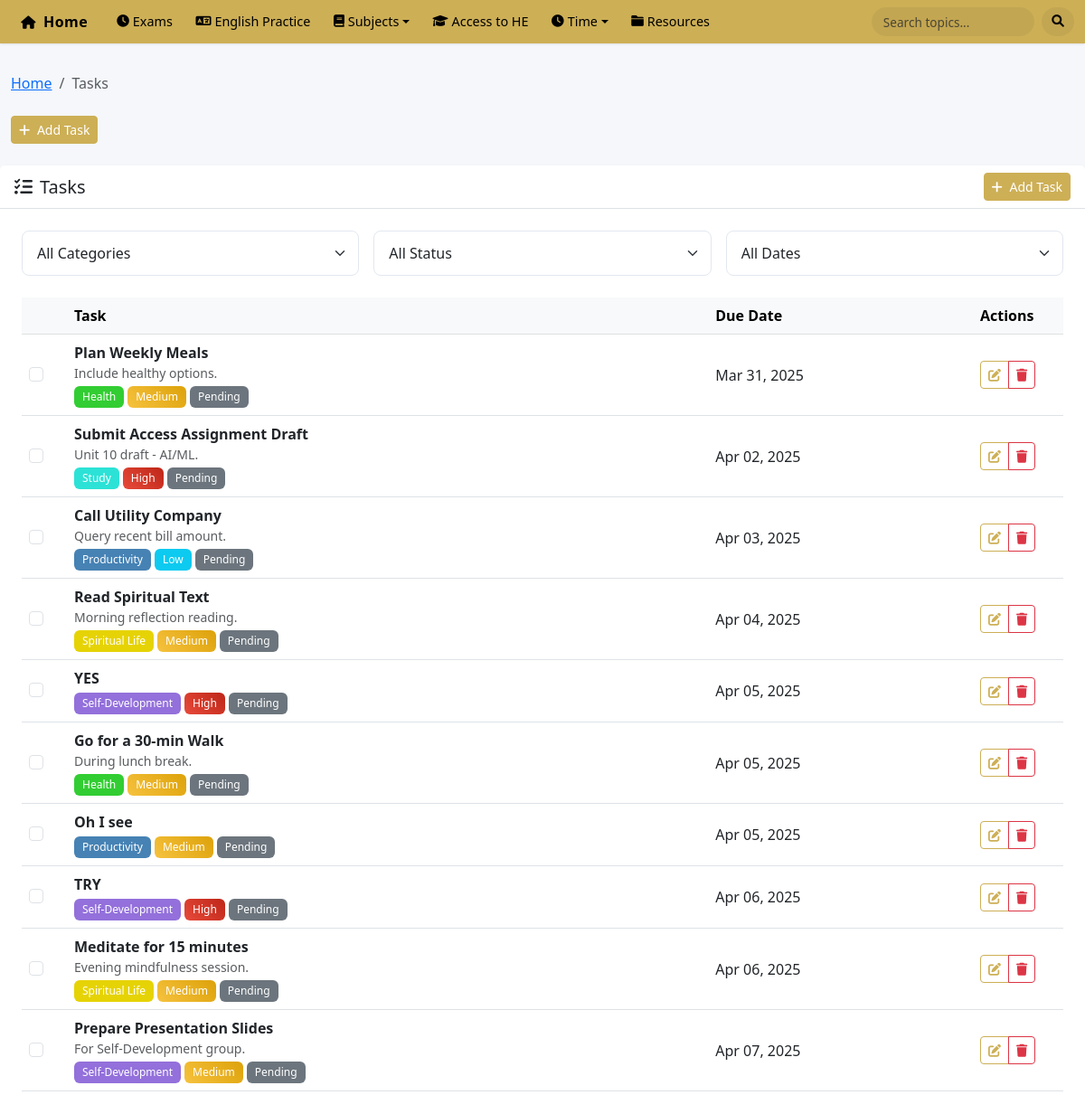
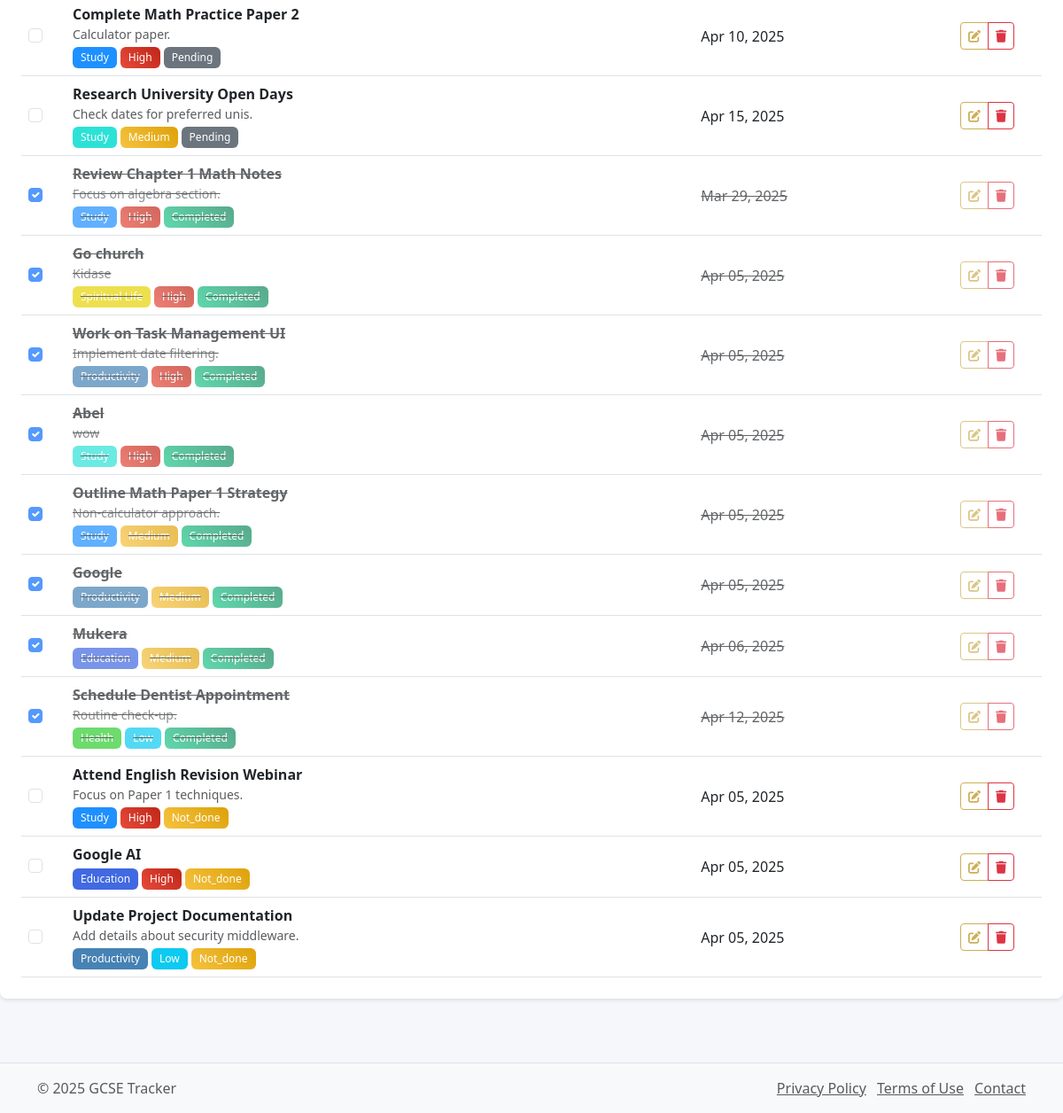
/pages/tasks.php, run on an earlier commit of the app's database (2 pictures, top to bottom).
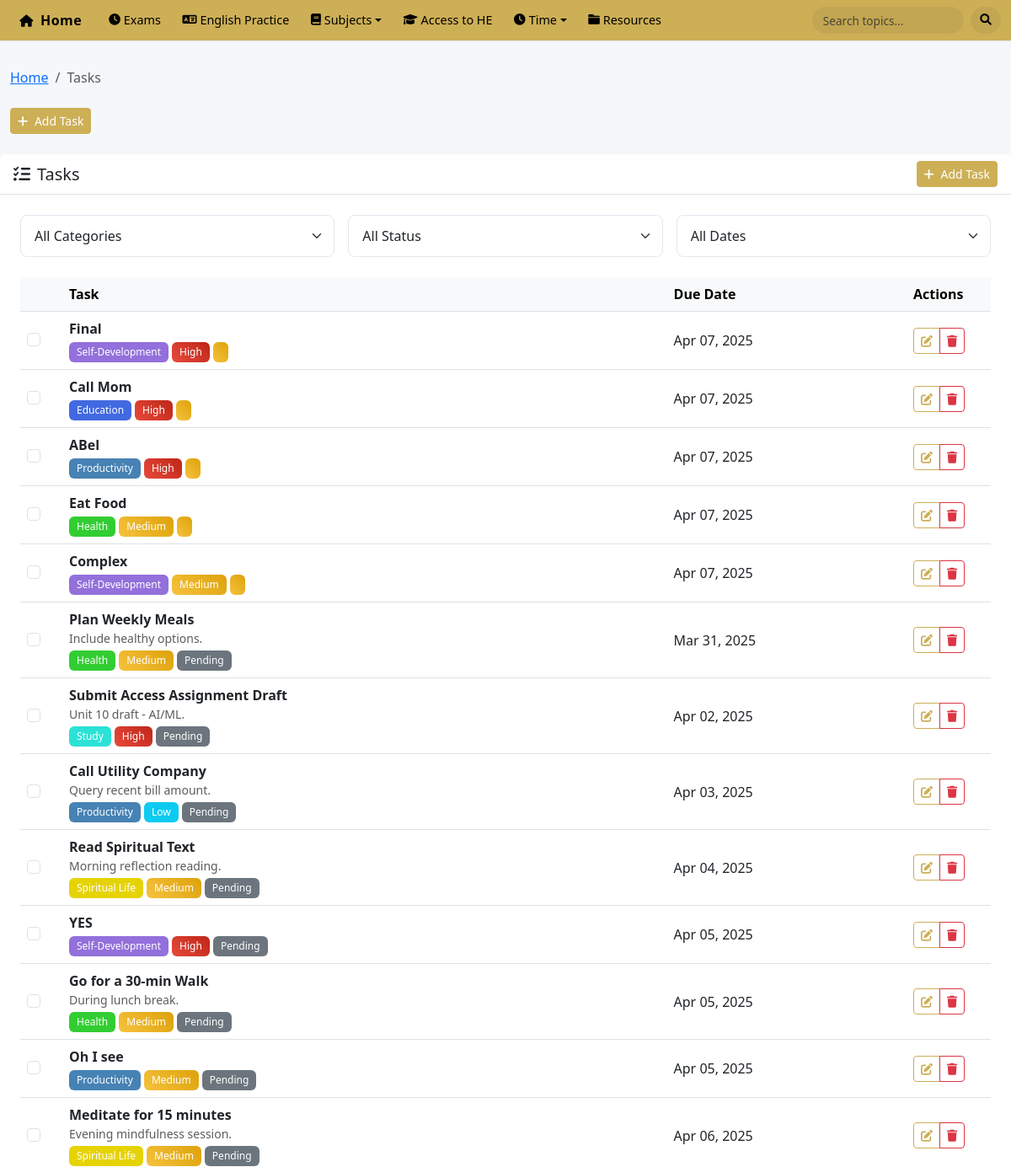
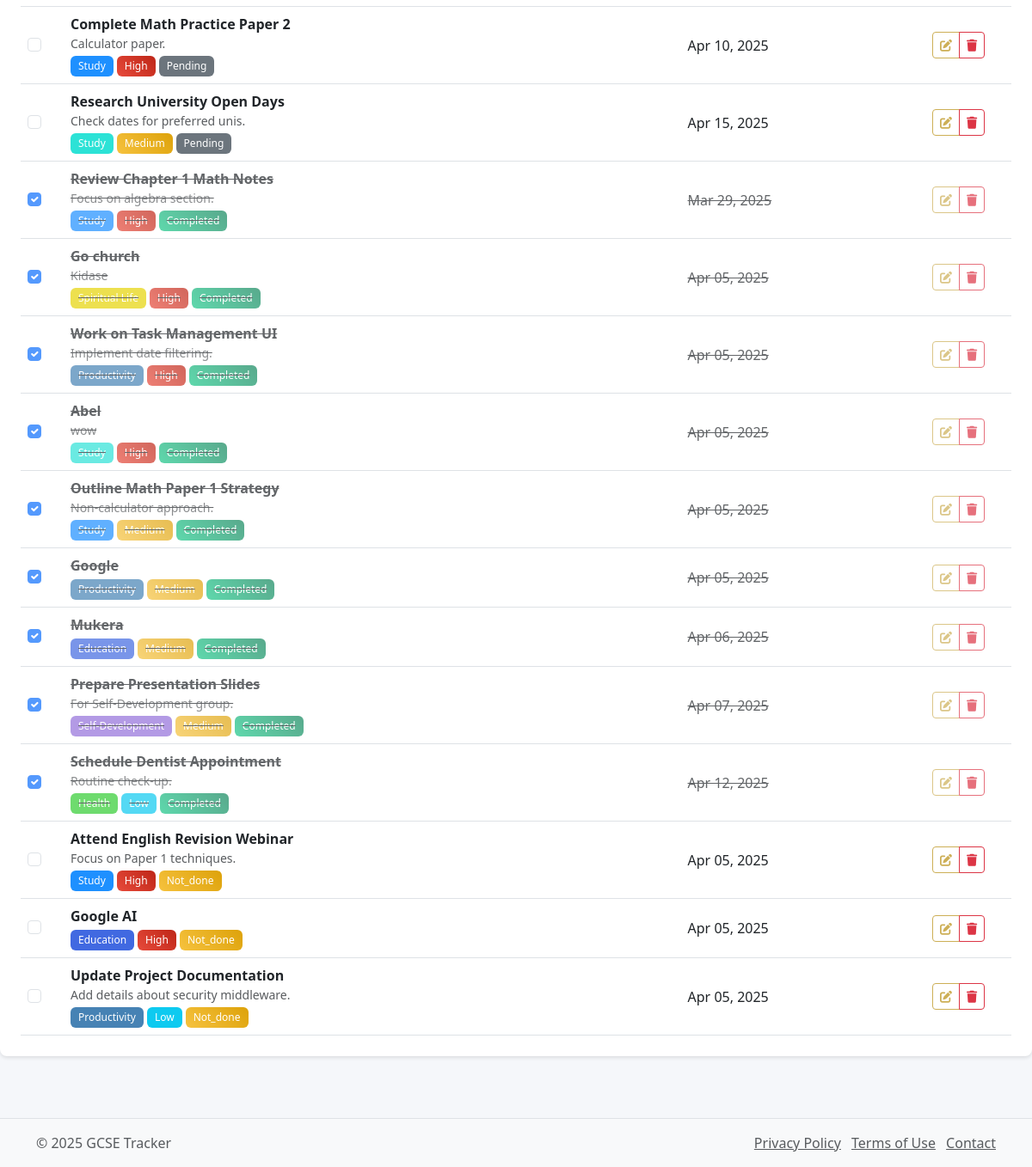
And on a later commit of the database (2 pictures, top to bottom).
### tables this page shows
CREATE TABLE `tasks` (
  `id` int(11) NOT NULL,
  `category_id` int(11) NOT NULL,
  `parent_task_id` int(11) DEFAULT NULL COMMENT 'For subtasks - references parent task',
  `title` varchar(255) NOT NULL,
  `description` text DEFAULT NULL,
  `task_type` enum('one-time','recurring') NOT NULL DEFAULT 'one-time',
  `priority` enum('low','medium','high') NOT NULL DEFAULT 'medium',
  `estimated_duration` int(11) DEFAULT 0 COMMENT 'Estimated duration in minutes',
  `due_date` date DEFAULT NULL,
  `due_time` time DEFAULT NULL,
  `status` enum('pending','in_progress','completed','not_done','snoozed') DEFAULT 'pending',
  `completion_percentage` decimal(5,2) DEFAULT 0.00,
  `is_active` tinyint(1) DEFAULT 1,
  `created_at` timestamp NOT NULL DEFAULT current_timestamp(),
  `updated_at` timestamp NOT NULL DEFAULT current_timestamp() ON UPDATE current_timestamp()
);

CREATE TABLE `task_categories` (
  `id` int(11) NOT NULL,
  `name` varchar(50) NOT NULL,
  `description` text DEFAULT NULL,
  `icon` varchar(50) DEFAULT 'fas fa-tasks' COMMENT 'Font Awesome icon class name',
  `color` varchar(7) DEFAULT '#6c757d',
  `display_order` int(11) DEFAULT 0,
  `is_active` tinyint(1) DEFAULT 1,
  `created_at` timestamp NOT NULL DEFAULT current_timestamp(),
  `updated_at` timestamp NOT NULL DEFAULT current_timestamp() ON UPDATE current_timestamp()
);

### pages/tasks.php (the view, shortened to what this page needs)
<?php
$breadcrumbs = [
    'Tasks' => null
];
$page_actions = '
<button type="button" class="btn btn-primary btn-sm" data-bs-toggle="modal" data-bs-target="#addTaskModal">
    <i class="fas fa-plus me-1"></i> Add Task
</button>
';
require_once '../config/db_connect.php';
$tasks_query = "SELECT t.*, c.name as category_name, c.color as category_color
               FROM tasks t
               JOIN task_categories c ON t.category_id = c.id
               ORDER BY t.status ASC, t.due_date ASC, t.priority DESC";
$tasks_result = $conn->query($tasks_query);
include '../includes/header.php';
?>
<div id="alert-container" class="position-fixed top-0 end-0 p-3" style="z-index: 1050;"></div>
<div class="card mb-4">
    <div class="card-header bg-white">
        <div class="d-flex justify-content-between align-items-center flex-wrap gap-2">
            <h5 class="mb-0"><i class="fas fa-tasks me-2"></i>Tasks</h5>
            <button type="button" class="btn btn-primary btn-sm" data-bs-toggle="modal" data-bs-target="#addTaskModal">
                <i class="fas fa-plus me-1"></i> Add Task
            </button>
        </div>
    </div>
    <div class="card-body">
        <div class="row mb-4 g-3">
            <div class="col-md-4">
                <select class="form-select" id="categoryFilter">
                    <option value="">All Categories</option>
                </select>
            </div>
            <div class="col-md-4">
                <select class="form-select" id="statusFilter">
                    <option value="">All Status</option>
                </select>
            </div>
            <div class="col-md-4">
                <select class="form-select" id="dateFilter">
                    <option value="">All Dates</option>
                </select>
            </div>
        </div>
        <?php if ($tasks_result->num_rows > 0): ?>
            <div class="table-responsive">
                <table class="table table-hover align-middle" id="tasksTable">
                    <thead class="table-light">
                        <tr>
                            <th style="width: 50px;"></th>
                            <th>Task</th>
                            <th class="d-none d-md-table-cell">Due Date</th>
                            <th style="width: 100px;">Actions</th>
                        </tr>
                    </thead>
                    <tbody>
                        <?php
                        $tasks_result->data_seek(0);
                        while ($task = $tasks_result->fetch_assoc()):
                        ?>
                            <tr class="task-row <?php echo $task['status'] == 'completed' ? 'completed-task' : ''; ?>"
                                data-category="<?php echo $task['category_id']; ?>"
                                data-status="<?php echo $task['status']; ?>"
                                data-due-date="<?php echo $task['due_date']; ?>">
                                <td>
                                    <div class="form-check">
                                        <input class="form-check-input task-checkbox" type="checkbox" value="<?php echo $task['id']; ?>"
                                               <?php echo $task['status'] == 'completed' ? 'checked' : ''; ?>>
                                    </div>
                                </td>
                                <td>
                                    <div class="d-flex flex-column">
                                        <strong><?php echo htmlspecialchars($task['title']); ?></strong>
                                        <?php if ($task['description']): ?>
                                            <small class="text-muted"><?php echo htmlspecialchars($task['description']); ?></small>
                                        <?php endif; ?>
                                        <div class="d-flex flex-wrap gap-1 mt-1">
                                            <span class="badge" style="background-color: <?php echo htmlspecialchars($task['category_color']); ?>">
                                                <?php echo htmlspecialchars($task['category_name']); ?>
                                            </span>
                                            <span class="badge bg-<?php echo $task['priority'] == 'high' ? 'danger' : ($task['priority'] == 'medium' ? 'warning' : 'info'); ?>">
                                                <?php echo ucfirst($task['priority']); ?>
                                            </span>
                                            <span class="badge bg-<?php echo $task['status'] == 'completed' ? 'success' : ($task['status'] == 'pending' ? 'secondary' : 'warning'); ?>">
                                                <?php echo ucfirst($task['status']); ?>
                                            </span>
                                        </div>
                                    </div>
                                </td>
                                <td class="d-none d-md-table-cell">
                                    <?php echo $task['due_date'] ? date('M d, Y', strtotime($task['due_date'])) : '-'; ?>
                                </td>
                                <td>
                                    <div class="btn-group btn-group-sm">
                                        <button type="button" class="btn btn-outline-primary edit-task" data-task-id="<?php echo $task['id']; ?>">
                                            <i class="fas fa-edit"></i>
                                        </button>
                                        <button type="button" class="btn btn-outline-danger delete-task" data-task-id="<?php echo $task['id']; ?>">
                                            <i class="fas fa-trash"></i>
                                        </button>
                                    </div>
                                </td>
                            </tr>
                        <?php endwhile; ?>
                    </tbody>
                </table>
            </div>
        <?php endif; ?>
    </div>
</div>
<?php
include '../includes/footer.php';
?>

### includes/header.php (shortened to what this page needs)
<?php
$current_page = basename($_SERVER['PHP_SELF']);
?>
<!DOCTYPE html>
<html lang="en">
<head>
    <link href="https://cdn.jsdelivr.net/npm/bootstrap@5.3.0-alpha1/dist/css/bootstrap.min.css" rel="stylesheet">
    <link rel="stylesheet" href="https://cdnjs.cloudflare.com/ajax/libs/font-awesome/6.0.0/css/all.min.css">
    <link rel="stylesheet" href="/assets/css/main.css">
    <link rel="stylesheet" href="/assets/css/responsive.css">
    <link href="https://cdn.jsdelivr.net/npm/flatpickr/dist/flatpickr.min.css" rel="stylesheet">
    <link href="/assets/css/reports.css" rel="stylesheet">
    <?php
    $current_page_directory = basename(dirname($_SERVER['PHP_SELF']));
    ?>
    <link href="/assets/css/style.css" rel="stylesheet">
</head>
<body>
    <div class="wrapper">
        <nav class="navbar navbar-expand-lg">
            <div class="container-fluid">
                <a class="navbar-brand" href="/index.php">
                    <i class="fas fa-home me-2"></i>Home
                </a>
                <div class="collapse navbar-collapse" id="navbarNav">
                    <ul class="navbar-nav me-auto">
                        <li class="nav-item">
                            <a href="/pages/exam_countdown.php" class="nav-link <?php echo $current_page == 'exam_countdown.php' ? 'active' : ''; ?>">
                                <i class="fas fa-clock me-1"></i> Exams
                            </a>
                        </li>
                        <li class="nav-item">
                            <a href="/pages/EnglishPractice/index.php" class="nav-link <?php echo $current_page_directory == 'EnglishPractice' ? 'active' : ''; ?>">
                                <i class="fas fa-language me-1"></i> English Practice
                            </a>
                        </li>
                        <li class="nav-item dropdown">
                            <a class="nav-link dropdown-toggle" href="#" role="button" data-bs-toggle="dropdown">
                                <i class="fas fa-book me-1"></i> Subjects
                            </a>
                        </li>
                        <li class="nav-item">
                            <a href="/pages/assignments.php" class="nav-link <?php echo $current_page == 'assignments.php' ? 'active' : ''; ?>">
                                <i class="fas fa-graduation-cap me-1"></i> Access to HE
                            </a>
                        </li>
                        <li class="nav-item dropdown">
                            <a class="nav-link dropdown-toggle" href="#" role="button" data-bs-toggle="dropdown">
                                <i class="fas fa-clock me-1"></i> Time
                            </a>
                        </li>
                        <li class="nav-item">
                            <a class="nav-link <?php echo $current_page == 'resources.php' ? 'active' : ''; ?>" href="/pages/resources.php">
                                <i class="fas fa-folder me-1"></i> Resources
                            </a>
                        </li>
                    </ul>
                    <form class="d-flex">
                        <input class="form-control me-2" type="search" placeholder="Search topics..." aria-label="Search">
                        <button class="btn btn-outline-light" type="submit"><i class="fas fa-search"></i></button>
                    </form>
                </div>
            </div>
        </nav>
        <div class="container-fluid mt-4">
            <?php if (isset($breadcrumbs)): ?>
            <nav aria-label="breadcrumb">
                <ol class="breadcrumb">
                    <li class="breadcrumb-item"><a href="/index.php">Home</a></li>
                    <?php foreach ($breadcrumbs as $label => $url): ?>
                        <?php if ($url): ?>
                            <li class="breadcrumb-item"><a href="<?php echo $url; ?>"><?php echo $label; ?></a></li>
                        <?php else: ?>
                            <li class="breadcrumb-item active" aria-current="page"><?php echo $label; ?></li>
                        <?php endif; ?>
                    <?php endforeach; ?>
                </ol>
            </nav>
            <?php endif; ?>
            <?php if (isset($page_actions)): ?>
            <div class="d-flex justify-content-between align-items-center mb-4">
                <div class="page-actions">
                    <?php echo $page_actions; ?>
                </div>
            </div>
            <?php endif; ?>
        </div>
    </div>
</body>
</html>

### includes/footer.php (shortened to what this page needs)
        <footer class="footer mt-5 py-3 bg-light">
            <div class="container">
                <div class="row">
                    <div class="col-md-6">
                        <p class="mb-0 text-muted">&copy; 2025 GCSE Tracker</p>
                    </div>
                    <div class="col-md-6 text-md-end">
                        <a href="#" class="text-muted me-2">Privacy Policy</a>
                        <a href="#" class="text-muted me-2">Terms of Use</a>
                        <a href="#" class="text-muted">Contact</a>
                    </div>
                </div>
            </div>
        </footer>
    </body>
</html>

### assets/css/main.css (style rules this page uses)
:root { --primary-color: #3498db; --secondary-color: #2ecc71; --warning-color: #f39c12; --danger-color: #e74c3c; --light-color: #f8f9fa; --dark-color: #343a40; --gray-color: #6c757d; --border-color: #dee2e6; --shadow: 0 0.125rem 0.25rem rgba(0, 0, 0, 0.075); }
body { font-family: 'Segoe UI', Tahoma, Geneva, Verdana, sans-serif; color: #333; background-color: #f5f7fa; min-height: 100vh; display: flex; flex-direction: column; }
.navbar { box-shadow: var(--shadow); }
.navbar-brand { font-weight: 600; letter-spacing: 0.5px; }
.card { border-radius: 0.5rem; box-shadow: var(--shadow); transition: transform 0.2s, box-shadow 0.2s; margin-bottom: 1.5rem; }
.card-header { font-weight: 600; border-bottom: 1px solid var(--border-color); }
.footer { margin-top: auto; border-top: 1px solid var(--border-color); }
.breadcrumb { background-color: transparent; padding: 0.5rem 0; }
.btn-primary { background-color: var(--primary-color); border-color: var(--primary-color); }

### assets/css/responsive.css (style rules this page uses)
@media (min-width: 1200px) { .container { max-width: 1140px; } }

### assets/css/reports.css (style rules this page uses)
.card { box-shadow: 0 2px 4px rgba(0,0,0,0.1); border: none; margin-bottom: 1.5rem; }
.card-body { padding: 1.5rem; }
.bg-success { background: linear-gradient(45deg, #1cc88a 0%, #13855c 100%) !important; }
.bg-warning { background: linear-gradient(45deg, #f6c23e 0%, #dda20a 100%) !important; }
.bg-danger { background: linear-gradient(45deg, #e74a3b 0%, #be2617 100%) !important; }
.table { margin-bottom: 0; }
.table th { border-top: none; font-weight: 600; }
.form-select, .form-control { border-radius: 0.5rem; border: 1px solid #e2e8f0; padding: 0.75rem 1rem; }

### pages/EnglishPractice/style.css (style rules this page uses)
:root { --english-primary: #0d6efd; --english-secondary: #6c757d; --english-light: #f8f9fa; --english-dark: #343a40; --english-border: #dee2e6; --english-border-radius: 0.375rem; --english-card-bg: #ffffff; --english-card-shadow: 0 .125rem .25rem rgba(0,0,0,.075); }

### includes/header.php (style rules this page uses)
:root { --primary-color: #cdaf56; --primary-hover: #b89a45; --text-color: #000000; }
.navbar { background-color: var(--primary-color) !important; box-shadow: 0 1px 2px rgba(0,0,0,0.1); padding: 0; min-height: 48px; }
.navbar .container-fluid { padding: 0.25rem 0.75rem; }
.navbar-brand { color: var(--text-color) !important; font-weight: 600; font-size: 1rem; padding: 0.35rem 0.7rem; border-radius: 6px; transition: background-color 0.3s; margin-right: 0.5rem; }
.navbar-brand i { font-size: 0.9rem; }
.nav-link { color: var(--text-color) !important; font-weight: 500; font-size: 0.9rem; padding: 0.35rem 0.7rem !important; margin: 0 0.1rem; border-radius: 6px; transition: all 0.2s; display: flex; align-items: center; white-space: nowrap; height: 32px; }
.nav-link i { font-size: 0.85rem; margin-right: 0.3rem; }
.form-control { border: none; background-color: rgba(0,0,0,0.05); border-radius: 16px; padding: 0.35rem 0.8rem; font-size: 0.85rem; width: 180px; transition: all 0.2s; height: 32px; }
.btn-outline-light { color: var(--text-color); border: none; background-color: rgba(0,0,0,0.05); border-radius: 16px; padding: 0.35rem 0.7rem; font-size: 0.85rem; transition: all 0.2s; height: 32px; display: flex; align-items: center; }

### pages/tasks.php (style rules this page uses)
.task-row { transition: background-color 0.2s ease; }
.completed-task { opacity: 0.7; }
.completed-task td { text-decoration: line-through; }
.badge { font-weight: 500; padding: 0.5em 0.75em; }
.btn-primary { background-color: #cdaf56; border-color: #cdaf56; }
.btn-outline-primary { color: #cdaf56; border-color: #cdaf56; }

What changed in the data, as far as the page shows it:
removed tasks: title "TRY", task_categories.name "Self-Development", priority "High", status "Pending", due_date "Apr 06, 2025"
removed tasks: title "Prepare Presentation Slides", description "For Self-Development group.", task_categories.name "Self-Development", priority "Medium", status "Pending", due_date "Apr 07, 2025"
added tasks: title "Final", task_categories.name "Self-Development", priority "High", due_date "Apr 07, 2025"
added tasks: title "Call Mom", task_categories.name "Education", priority "High", due_date "Apr 07, 2025"
added tasks: title "ABel", task_categories.name "Productivity", priority "High", due_date "Apr 07, 2025"
added tasks: title "Eat Food", task_categories.name "Health", priority "Medium", due_date "Apr 07, 2025"
added tasks: title "Complex", task_categories.name "Self-Development", priority "Medium", due_date "Apr 07, 2025"
added tasks: status "☑", title "Prepare Presentation Slides", description "For Self-Development group.", task_categories.name "Self-Development", priority "Medium", status "Completed", due_date "Apr 07, 2025"
